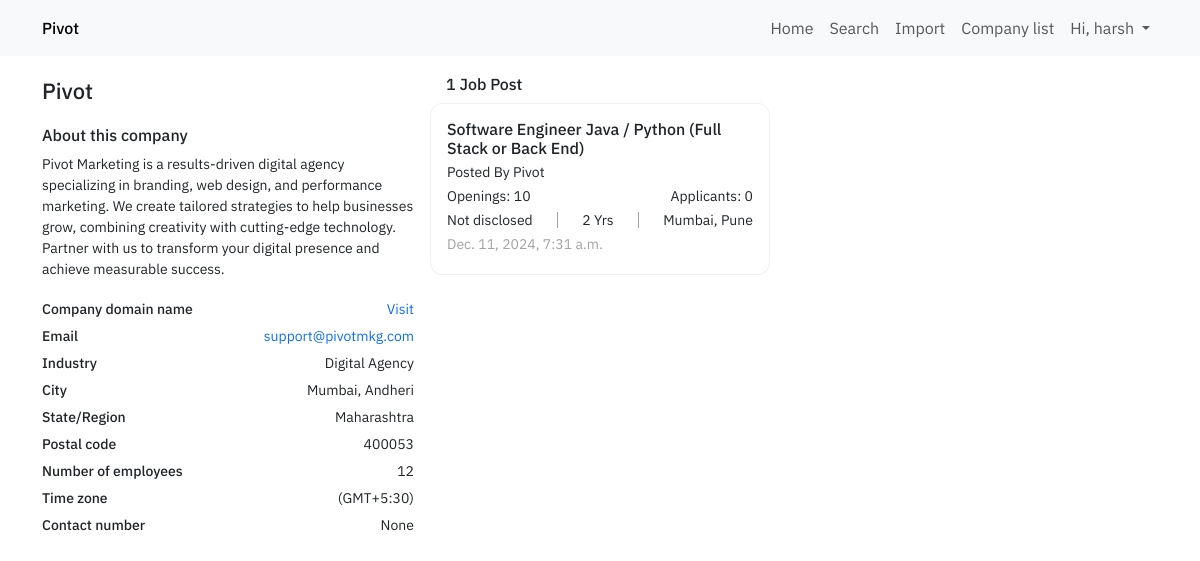
/company-profile/1 (signed in), run on an earlier commit of the app's database.
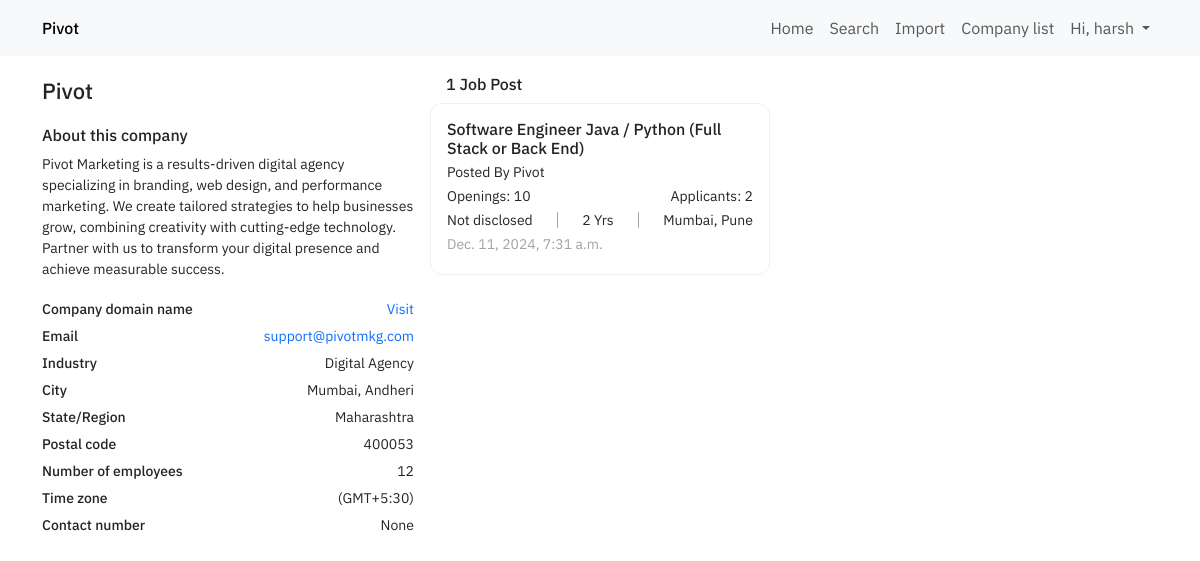
And on a later commit of the database.
### webpages/models.py (models this page shows, shortened)
class JobPosting(models.Model):
    is_active = models.BooleanField(null=True, blank=True)
    company = models.ForeignKey(Company, on_delete=models.CASCADE)
    job_role = models.CharField(max_length=255)
    experience_required = models.IntegerField(default=0)
    location = models.CharField(max_length=255)
    number_of_openings = models.IntegerField()
    number_of_applicants = models.IntegerField()
    job_description = models.TextField()
    created_at = models.DateTimeField(auto_now_add=True)
    updated_at = models.DateTimeField(auto_now=True)
    created_by = models.ForeignKey(User, on_delete=models.CASCADE)
    def __str__(self):
        return f"{self.id} - {self.job_role} - {self.company.company_name}"

class Company(models.Model):
    is_active = models.BooleanField(null=True, blank=True)
    company_name = models.CharField(max_length=255)
    company_address = models.TextField(blank=True, null=True)
    company_email = models.CharField(max_length=255, blank=True, null=True)
    company_info = models.TextField(blank=True, null=True)
    company_domain_name = models.CharField(max_length=255, blank=True, null=True)
    industry_type = models.ForeignKey(IndustryType, on_delete=models.CASCADE, blank=True, null=True)
    company_postal_code = models.CharField(max_length=255, blank=True, null=True)
    company_number_of_employees = models.IntegerField(blank=True, null=True)
    company_time_zone = models.CharField(max_length=255, blank=True, null=True)
    company_linkedin_profile = models.CharField(max_length=255, blank=True, null=True)
    company_annual_revenue = models.CharField(max_length=255, blank=True, null=True)
    company_city = models.CharField(max_length=255, blank=True, null=True)
    company_state_region = models.CharField(max_length=255, blank=True, null=True)
    company_contact_number = models.CharField(max_length=25, blank=True, null=True)
    created_at = models.DateTimeField(auto_now_add=True)
    updated_at = models.DateTimeField(auto_now=True)

### webpages/views.py (the view)
# urls.py: path("company-profile/<int:id>", view=companyProfile, name="webpages-company-profile"),
@login_required(login_url="user-login")
def companyProfile(request, id):
    companyProfileObject = models.Company.objects.filter(id=id).first()
    jobPostinglist = models.JobPosting.objects.filter(company=companyProfileObject)
    print(jobPostinglist)
    for jobPostingItem in jobPostinglist:
        shortlistedCandidateList = models.ShortlistedCandidate.objects.filter(job_posting= jobPostingItem)
        jobPostingItem.shortlistedCandidateList = shortlistedCandidateList
        jobPostingItem.number_of_candidates = len(shortlistedCandidateList)
        print(jobPostingItem.shortlistedCandidateList)
        for candidate in shortlistedCandidateList:
            candidateTimelineList = models.ShortlistedCandidateTimeline.objects.filter(shortlisted_Candidate=candidate.id)
            candidateProjectList = models.CandidateProject.objects.filter(candidate=candidate.id)
            candidateExperienceList = models.CandidateExperience.objects.filter(candidate=candidate.id)
            candidateEducationList = models.CandidateEducation.objects.filter(candidate=candidate.id)
            print(candidateTimelineList)
            print(candidateProjectList)
            print(candidateExperienceList)
            print(candidateEducationList)
            candidate.candidateTimelineList = candidateTimelineList
            candidate.candidateProjectList = candidateProjectList
            candidate.candidateExperienceList = candidateExperienceList
            candidate.candidateEducationList = candidateEducationList
    context = {
        "companyObject":companyProfileObject,
        "jobPostinglist":jobPostinglist,
        "jobPostLen":len(jobPostinglist)
    }
    return render(request, "company-profile.html", context)

### webpages/models.py (called while the page is built)
    def __str__(self):
        return f"{self.id} - {self.candidate.first_name} {self.candidate.last_name} - {self.company.company_name} - {self.job_posting.job_role}"

    def __str__(self):
        return f"{self.id} - {self.shortlisted_Candidate.company.company_name} - {self.shortlisted_Candidate.job_posting.job_role} - {self.timeline_name} - {self.shortlisted_Candidate.candidate.first_name} {self.shortlisted_Candidate.candidate.last_name}"

    def __str__(self):
        return f"{self.project_name} by {self.candidate.email}"

    def __str__(self):
        return f"{self.education_name} - {self.university_college_name} - {self.candidate.email}"

### templates/company-profile.html (shortened to what the changed rows need)
{% load static %}
<!doctype html>
<html lang="en">
<head>
    <link rel="stylesheet" href="{% static './css/main.css' %}">
    <link rel="stylesheet" href="{% static './css/dashboard.css' %}">
    <link rel="stylesheet" href="{% static './css/company-profile.css' %}">
    <link href="https://cdn.jsdelivr.net/npm/bootstrap@5.3.3/dist/css/bootstrap.min.css" rel="stylesheet"
>
</head>
<body>
    <section class="company-profile-section">
        <div class="container">
            <div class="company-profile-grid">
                <div class="company-profile-wrapper">
                    <div class="company-profile">
                        <h1 class="company-profile-info-item company-profile-info-item-name">
                          {{companyObject.company_name}}
                        </h1>
                    </div>
                </div>
                <div class="job-post-list-wrapper">
                    <h1 class="wrapper-title"> {{jobPostLen}} Job Post</h1>
                    {% for jobPost in jobPostinglist%}
                    <div class="job-post-card " id="jobPost{{jobPost.id}}Candidates">
                        <h1 class="job-post-card-item job-post-card-item-title">
                            {{jobPost.job_role}}
                        </h1>
                        <p class="job-post-card-item job-post-card-item-company-name">
                            Posted By {{jobPost.company.company_name}}
                        </p>
                        <div class="job-post-card-meta-info">
                            <span class="job-post-card-meta-info-item">
                                Openings: {{jobPost.number_of_openings}}
                            </span>
                            <span class="job-post-card-meta-info-item">
                                Applicants: {{jobPost.number_of_applicants}}
                            </span>
                        </div>
                        <div class="job-post-card-meta-info">
                            <span class="job-post-card-meta-info-item">
                                Not disclosed
                            </span>
                            <span class="job-post-card-meta-info-item">
                               {{jobPost.experience_required}} Yrs
                            </span>
                            <span class="job-post-card-meta-info-item">
                                {{jobPost.location}}
                            </span>
                        </div>
                        <div class="job-post-card-meta-info">
                            <span class="job-post-card-meta-info-item">
                                <div class="job-post-card-meta-info-item-timestamp">
                                    {{jobPost.created_at}}
                                </div>
                            </span>
                        </div>
                    </div>
                    {% endfor %}
                </div>
            </div>
        </div>
    </section>
</body>
</html>

What changed in the data, as far as the page shows it:
changed JobPosting "Software Engineer Java / Python (Full Stack or Back End)": number_of_applicants "0" → "2"
